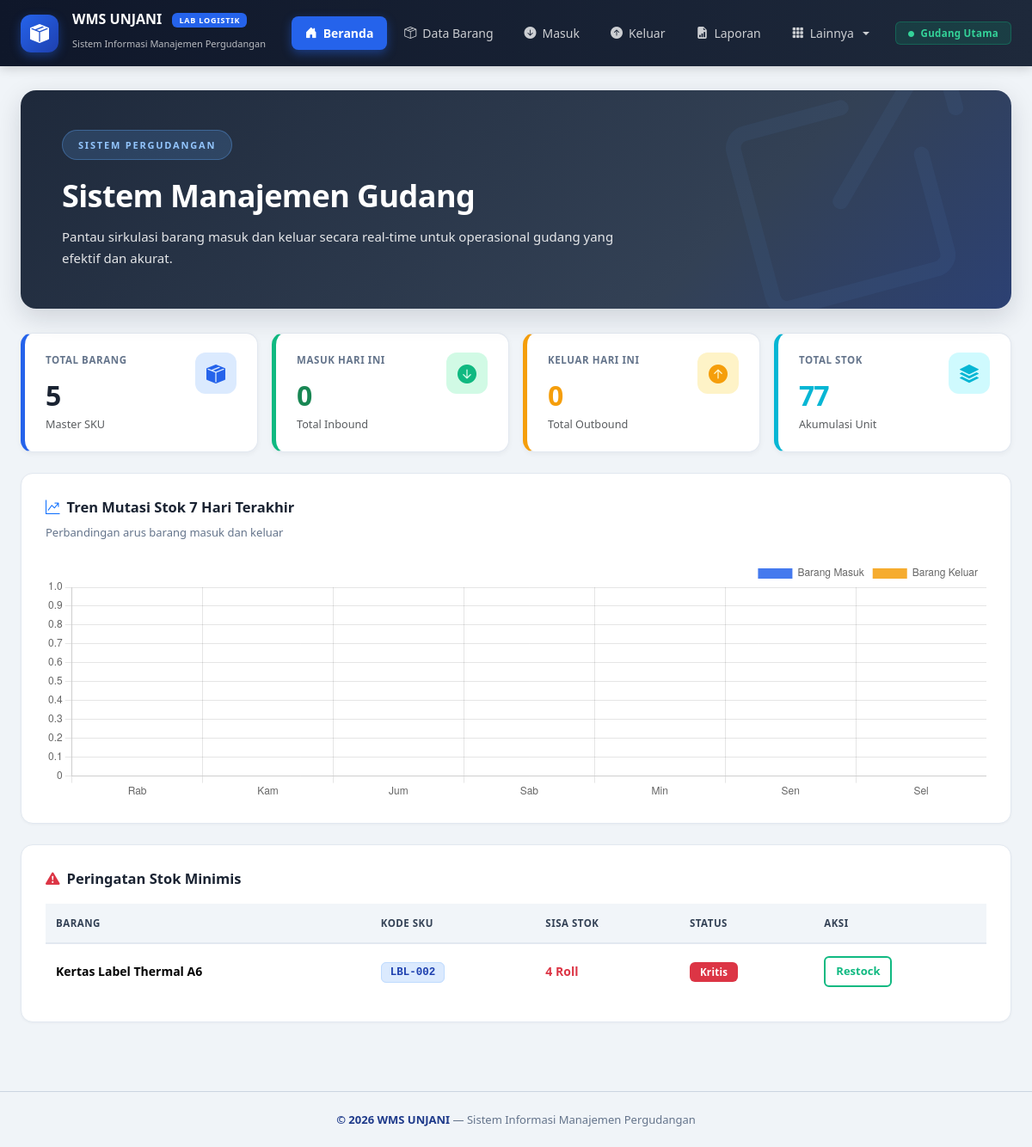
The app's page /, older data.
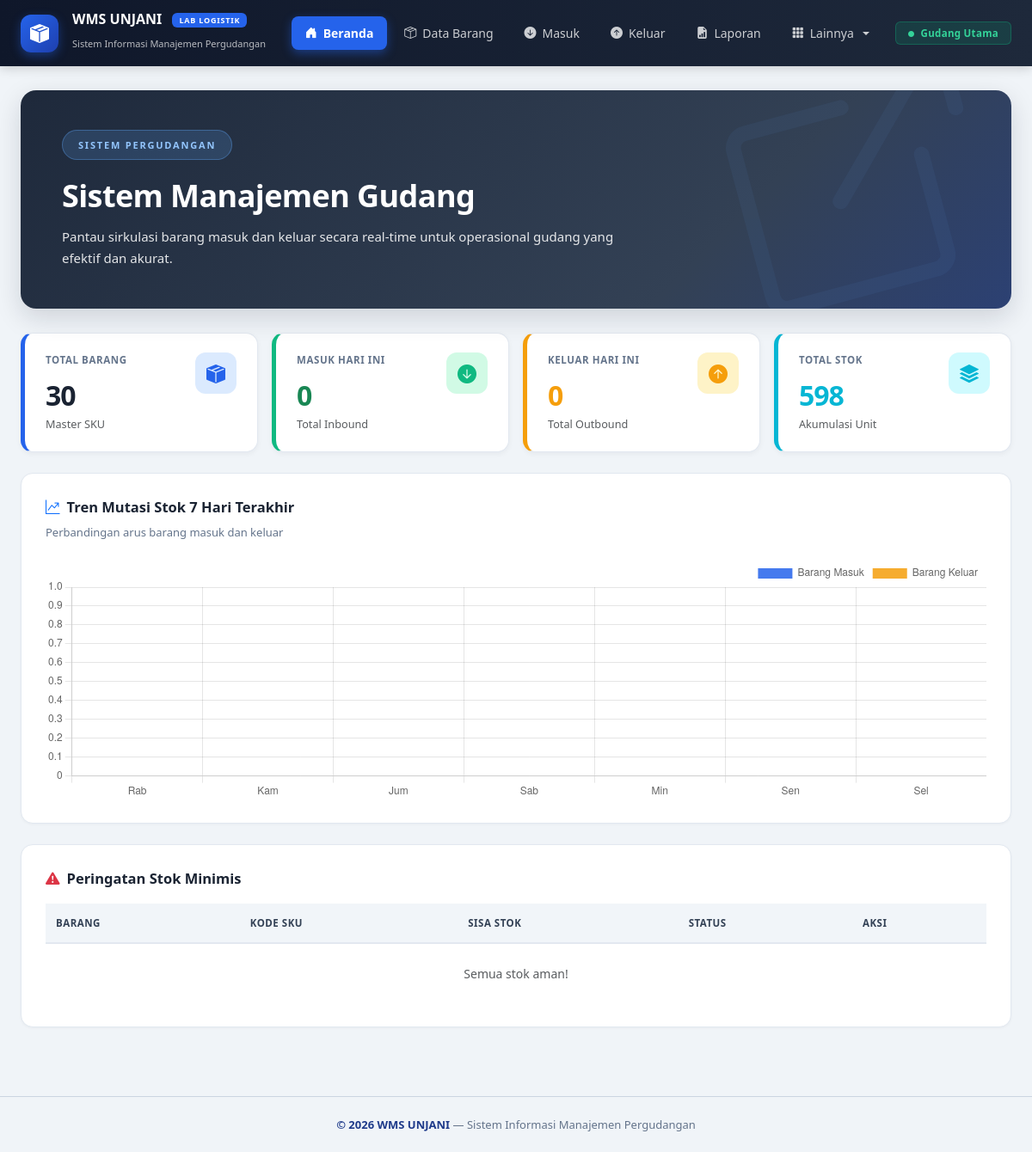
The same page, newer data.
### tables this page shows
CREATE TABLE barang (
    id INT AUTO_INCREMENT PRIMARY KEY,
    kode_barang VARCHAR(20) UNIQUE NOT NULL,
    nama_barang VARCHAR(100) NOT NULL,
    kategori_id INT,
    satuan VARCHAR(20) DEFAULT 'pcs',
    stok INT DEFAULT 0,
    stok_minimal INT DEFAULT 5,
    lokasi_rak VARCHAR(20),
    harga DECIMAL(15,2) DEFAULT 0,
    FOREIGN KEY (kategori_id) REFERENCES kategori(id) ON DELETE SET NULL
);

### index.php (the view, shortened to what the changed rows need)
<?php
require_once 'config/koneksi.php';
$page  = $_GET['page'] ?? 'beranda';
require_once 'includes/header.php';
?>
<?php
if ($page == 'beranda'):
    $total_barang = mysqli_fetch_assoc(mysqli_query($koneksi, "SELECT COUNT(*) jml FROM barang"))['jml'];
    $masuk_hari   = mysqli_fetch_assoc(mysqli_query($koneksi, "SELECT IFNULL(SUM(jumlah),0) jml FROM barang_masuk WHERE tanggal=CURDATE()"))['jml'];
    $keluar_hari  = mysqli_fetch_assoc(mysqli_query($koneksi, "SELECT IFNULL(SUM(jumlah),0) jml FROM barang_keluar WHERE tanggal=CURDATE()"))['jml'];
    $total_stok   = mysqli_fetch_assoc(mysqli_query($koneksi, "SELECT IFNULL(SUM(stok),0) jml FROM barang"))['jml'];
?>
    <div class="hero-banner">
        <span class="hero-badge"> SISTEM PERGUDANGAN </span>
        <h1>Sistem Manajemen Gudang</h1>
        <p>Pantau sirkulasi barang masuk dan keluar secara real-time untuk operasional gudang yang efektif dan akurat.</p>
    </div>
    <div class="row g-3 mb-4">
        <div class="col-md-3 col-sm-6">
            <div class="stat-card blue">
                <div class="d-flex justify-content-between align-items-start">
                    <div>
                        <div class="stat-label">Total Barang</div>
                        <div class="stat-value mt-3"><?= $total_barang ?></div>
                        <small class="text-muted d-block mt-2">Master SKU</small>
                    </div>
                    <div class="stat-icon" style="background:#dbeafe;color:#2563eb;"><i class="bi bi-box-seam-fill"></i></div>
                </div>
            </div>
        </div>
        <div class="col-md-3 col-sm-6">
            <div class="stat-card green">
                <div class="d-flex justify-content-between align-items-start">
                    <div>
                        <div class="stat-label">Masuk Hari Ini</div>
                        <div class="stat-value mt-3 text-success"><?= $masuk_hari ?></div>
                        <small class="text-muted d-block mt-2">Total Inbound</small>
                    </div>
                    <div class="stat-icon" style="background:#d1fae5;color:#10b981;"><i class="bi bi-arrow-down-circle-fill"></i></div>
                </div>
            </div>
        </div>
        <div class="col-md-3 col-sm-6">
            <div class="stat-card yellow">
                <div class="d-flex justify-content-between align-items-start">
                    <div>
                        <div class="stat-label">Keluar Hari Ini</div>
                        <div class="stat-value mt-3" style="color:#f59e0b;"><?= $keluar_hari ?></div>
                        <small class="text-muted d-block mt-2">Total Outbound</small>
                    </div>
                    <div class="stat-icon" style="background:#fef3c7;color:#f59e0b;"><i class="bi bi-arrow-up-circle-fill"></i></div>
                </div>
            </div>
        </div>
        <div class="col-md-3 col-sm-6">
            <div class="stat-card cyan">
                <div class="d-flex justify-content-between align-items-start">
                    <div>
                        <div class="stat-label">Total Stok</div>
                        <div class="stat-value mt-3" style="color:#06b6d4;"><?= $total_stok ?></div>
                        <small class="text-muted d-block mt-2">Akumulasi Unit</small>
                    </div>
                    <div class="stat-icon" style="background:#cffafe;color:#06b6d4;"><i class="bi bi-stack"></i></div>
                </div>
            </div>
        </div>
    </div>
    <div class="panel mb-4">
        <div class="panel-title"><i class="bi bi-graph-up-arrow text-primary"></i> Tren Mutasi Stok 7 Hari Terakhir</div>
        <div class="panel-subtitle">Perbandingan arus barang masuk dan keluar</div>
        <div style="height: 280px; position: relative;"><canvas id="chartMutasi"></canvas></div>
    </div>
    <div class="panel">
        <div class="panel-title"><i class="bi bi-exclamation-triangle-fill text-danger"></i> Peringatan Stok Minimis</div>
        <div class="table-responsive mt-3">
            <table class="table align-middle mb-0">
                <thead><tr><th>BARANG</th><th>KODE SKU</th><th>SISA STOK</th><th>STATUS</th><th>AKSI</th></tr></thead>
                <tbody>
                <?php
                $q = mysqli_query($koneksi, "SELECT * FROM barang WHERE stok <= stok_minimal ORDER BY stok ASC");
                if (mysqli_num_rows($q) == 0): ?>
                    <tr><td colspan="5" class="text-center text-muted py-4">Semua stok aman!</td></tr>
                <?php else: while ($r = mysqli_fetch_assoc($q)): ?>
                <tr>
                    <td><strong><?= $r['nama_barang'] ?></strong></td>
                    <td><code><?= $r['kode_barang'] ?></code></td>
                    <td><strong class="text-danger"><?= $r['stok'] ?> <?= $r['satuan'] ?></strong></td>
                    <td><?= badgeStok($r['stok'], $r['stok_minimal']) ?></td>
                    <td><a href="index.php?page=masuk" class="btn btn-sm btn-outline-success">Restock</a></td>
                </tr>
                <?php endwhile; endif; ?>
                </tbody>
            </table>
        </div>
    </div>
    <script>
    <?php
    $hari_indo = ['Sun'=>'Min','Mon'=>'Sen','Tue'=>'Sel','Wed'=>'Rab','Thu'=>'Kam','Fri'=>'Jum','Sat'=>'Sab'];
    $labels = []; $data_masuk = []; $data_keluar = [];
    for ($i = 6; $i >= 0; $i--) {
        $tgl = date('Y-m-d', strtotime("-$i days"));
        $labels[] = $hari_indo[date('D', strtotime($tgl))];
        $data_masuk[] = (int)mysqli_fetch_assoc(mysqli_query($koneksi, "SELECT IFNULL(SUM(jumlah),0) jml FROM barang_masuk WHERE tanggal='$tgl'"))['jml'];
        $data_keluar[] = (int)mysqli_fetch_assoc(mysqli_query($koneksi, "SELECT IFNULL(SUM(jumlah),0) jml FROM barang_keluar WHERE tanggal='$tgl'"))['jml'];
    }
    ?>
    new Chart(document.getElementById('chartMutasi'), {
        type: 'bar',
        data: { labels: <?= json_encode($labels) ?>, datasets: [
            { label: 'Barang Masuk', data: <?= json_encode($data_masuk) ?>, backgroundColor: 'rgba(37,99,235,0.85)', borderRadius: 8 },
            { label: 'Barang Keluar', data: <?= json_encode($data_keluar) ?>, backgroundColor: 'rgba(245,158,11,0.85)', borderRadius: 8 }
        ]},
        options: { responsive: true, maintainAspectRatio: false, plugins: { legend: { position: 'top', align: 'end' } } }
    });
    </script>
<?php
elseif ($page == 'kartu_stok'):
    require 'kartu_stok.php'; exit;
elseif ($page == 'riwayat'):
    require 'riwayat_transaksi.php'; exit;
elseif ($page == 'laporan_kat'):
    require 'laporan_kategori.php'; exit;
endif; ?>
<?php require_once 'includes/footer.php'; ?>

### config/koneksi.php (shortened to what the changed rows need)
<?php
function badgeStok($stok, $minimal) {
    if ($stok <= $minimal) return '<span class="badge bg-danger">Kritis</span>';
    return '<span class="badge bg-success">Aman</span>';
}
?>

Row changes from the older to the newer data that the page shows:
no longer on this page (row edited): barang: nama_barang "Kertas Label Thermal A6", kode_barang "LBL-002", stok "4", satuan "Roll", stok_minimal "Kritis"
Text that changed along with them:
$total_barang: "5" → "30"
$total_stok: "77" → "598"
text now shown: "Semua stok aman!"
